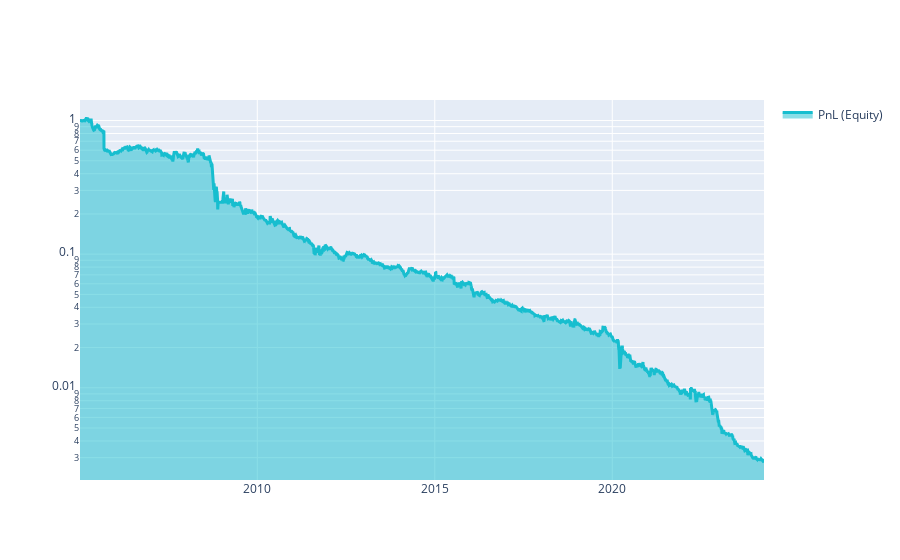

This figure's notebook cell:
### Code cell
performance = stats.to_pandas()["equity"]
qngraph.make_plot_filled(performance.index, performance, name="PnL (Equity)", type="log")

### Figure 1 — Plotly figure (JSON) as saved in the notebook; plotly's stock layout.template omitted (floating-point values rounded to 4 significant figures; data arrays with more than 128 entries replaced by an {"elided": "..."} marker saying what was removed)
{"data": [{"fill": "tonexty", "line": {"color": "#17BECF", "width": 3}, "name": "PnL (Equity)", "type": "scatter", "x": {"elided": "4851 str values"}, "y": {"elided": "4851 float values"}}], "layout": {"autosize": true, "showlegend": true, "xaxis": {"autorange": true, "range": ["2005-01-03", "2024-04-10"], "type": "date"}, "yaxis": {"range": [-2.69, 0.1539], "type": "log"}}}
